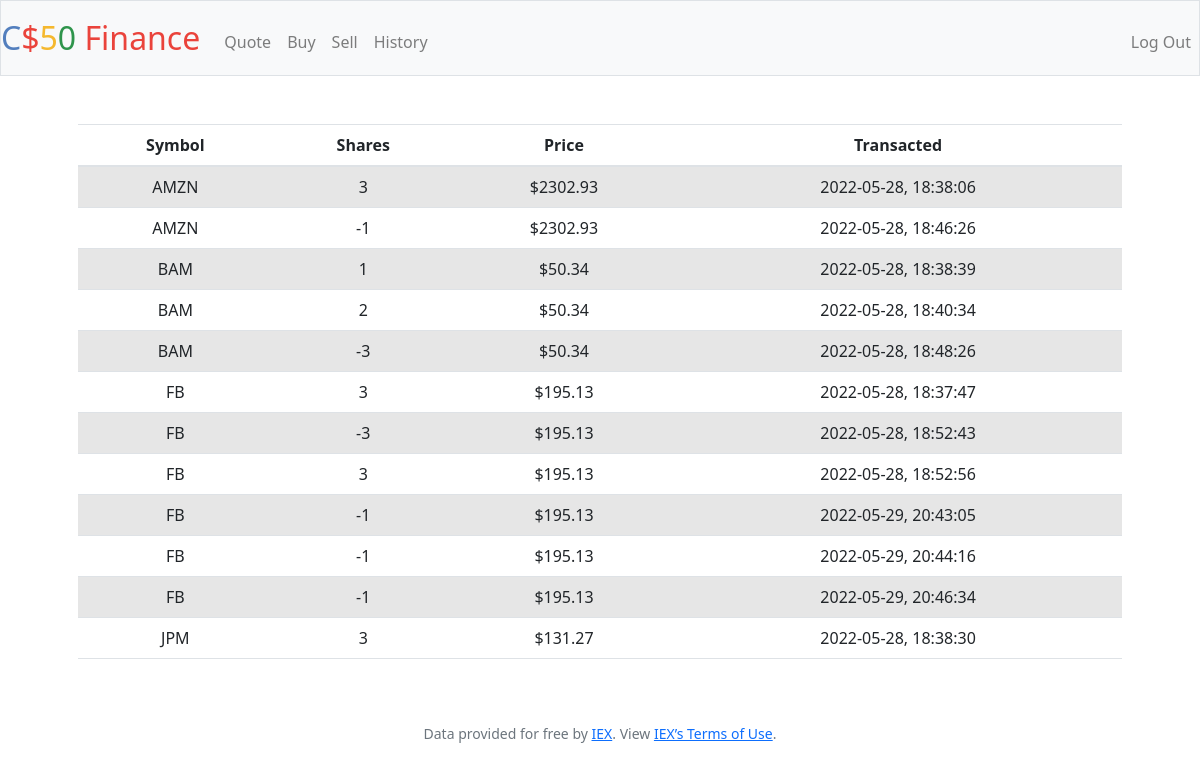
Screenshot of /history (signed in) with the database file from the repository.
### tables this page shows
CREATE TABLE "transactions"
  (
     user_id          INTEGER NOT NULL,
     ticker_symbol    TEXT NOT NULL,
     stock_name       TEXT NOT NULL,
     amount           INTEGER NOT NULL,
     purchase_price   DECIMAL(9,2) NOT NULL,
     transaction_time DATETIME NOT NULL,
     FOREIGN KEY(user_id) REFERENCES users (id)
  );

### application.py (the view)
@app.route("/history")
@login_required
def history():
    history = db.execute("SELECT * from transactions WHERE user_id = ? ORDER BY ticker_symbol", session.get("user_id"))
    return render_template('history.html', history=history)

### application.py (called while the page is built)
@app.after_request
def after_request(response):
    response.headers["Cache-Control"] = "no-cache, no-store, must-revalidate"
    response.headers["Expires"] = 0
    response.headers["Pragma"] = "no-cache"
    return response

### helpers.py (called while the page is built)
def login_required(f):
    @wraps(f)
    def decorated_function(*args, **kwargs):
        if session.get("user_id") is None:
            return redirect("/login")
        return f(*args, **kwargs)
    return decorated_function

### templates/history.html (shortened to what this page needs)
{% extends "layout.html" %}
{% block main %}
<link href="https://cdn.jsdelivr.net/npm/bootstrap@5.2.0-beta1/dist/css/bootstrap.min.css" rel="stylesheet">
<table class = "table table-striped">
    <thead>
    <tr>
        <th><b>Symbol</b></th>
        <th><b>Shares</b></th>
        <th><b>Price</b></th>
        <th><b>Transacted</b></th>
    </tr>
    </thead>
    {% for hist in history %}
    <tr>
        <td>{{ hist['ticker_symbol'] }}</td>
        <td>{{ hist['amount'] }}</td>
        <td>{{ "$" ~ hist['purchase_price'] }}</td>
        <td>{{ hist['transaction_time'] }}</td>
    </tr>
    {% endfor %}
</table>
{% endblock %}

### templates/layout.html (shortened to what this page needs)
<!DOCTYPE html>
<html lang="en">
    <head>
        <link rel="stylesheet" href="https://cdn.jsdelivr.net/npm/bootstrap@4.5.3/dist/css/bootstrap.min.css">
        <link href="/static/styles.css" rel="stylesheet">
    </head>
    <body>
        <nav class="navbar navbar-expand-md navbar-light bg-light border">
            <a class="navbar-brand" href="/"><span class="blue">C</span><span class="red">$</span><span class="yellow">5</span><span class="green">0</span> <span class="red">Finance</span></a>
            <div class="collapse navbar-collapse" id="navbar">
                {% if session.user_id %}
                    <ul class="navbar-nav mr-auto mt-2">
                        <li class="nav-item"><a class="nav-link" href="/quote">Quote</a></li>
                        <li class="nav-item"><a class="nav-link" href="/buy">Buy</a></li>
                        <li class="nav-item"><a class="nav-link" href="/sell">Sell</a></li>
                        <li class="nav-item"><a class="nav-link" href="/history">History</a></li>
                    </ul>
                    <ul class="navbar-nav ml-auto mt-2">
                        <li class="nav-item"><a class="nav-link" href="/logout">Log Out</a></li>
                    </ul>
                {% else %}
                    <ul class="navbar-nav ml-auto mt-2">
                        <li class="nav-item"><a class="nav-link" href="/register">Register</a></li>
                        <li class="nav-item"><a class="nav-link" href="/login">Log In</a></li>
                    </ul>
                {% endif %}
            </div>
        </nav>
        <main class="container p-5">
            {% block main %}{% endblock %}
        </main>
        <footer class="small text-center text-muted">
            Data provided for free by <a href="https://iextrading.com/developer">IEX</a>. View <a href="https://iextrading.com/api-exhibit-a/">IEX’s Terms of Use</a>.
        </footer>
    </body>
</html>

### static/styles.css (style rules this page uses)
nav .navbar-brand { font-size: xx-large; }
nav .navbar-brand .blue { color: #537fbe; }
nav .navbar-brand .red { color: #ea433b; }
nav .navbar-brand .yellow { color: #f5b82e; }
nav .navbar-brand .green { color: #2e944b; }
main { overflow-x: auto; text-align: center; }

### rows the page displays
transactions: ticker_symbol "AMZN", amount "3", purchase_price "$2302.93", transaction_time "2022-05-28, 18:38:06"
transactions: ticker_symbol "AMZN", amount "-1", purchase_price "$2302.93", transaction_time "2022-05-28, 18:46:26"
transactions: ticker_symbol "BAM", amount "1", purchase_price "$50.34", transaction_time "2022-05-28, 18:38:39"
transactions: ticker_symbol "BAM", amount "2", purchase_price "$50.34", transaction_time "2022-05-28, 18:40:34"
transactions: ticker_symbol "BAM", amount "-3", purchase_price "$50.34", transaction_time "2022-05-28, 18:48:26"
transactions: ticker_symbol "FB", amount "3", purchase_price "$195.13", transaction_time "2022-05-28, 18:37:47"
transactions: ticker_symbol "FB", amount "-3", purchase_price "$195.13", transaction_time "2022-05-28, 18:52:43"
transactions: ticker_symbol "FB", amount "3", purchase_price "$195.13", transaction_time "2022-05-28, 18:52:56"
transactions: ticker_symbol "FB", amount "-1", purchase_price "$195.13", transaction_time "2022-05-29, 20:43:05"
transactions: ticker_symbol "FB", amount "-1", purchase_price "$195.13", transaction_time "2022-05-29, 20:44:16"
transactions: ticker_symbol "FB", amount "-1", purchase_price "$195.13", transaction_time "2022-05-29, 20:46:34"
transactions: ticker_symbol "JPM", amount "3", purchase_price "$131.27", transaction_time "2022-05-28, 18:38:30"
